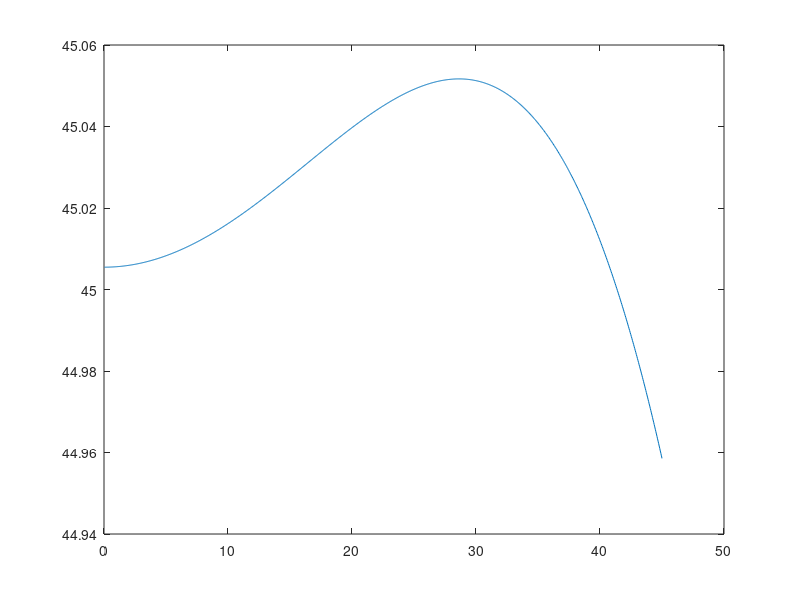

The MATLAB source for this figure:
wc = 30;
lc = 85.75;
ho = 4.84;
hc = (lc * lc - wc * wc) ^ 0.5;

N = 1000;
phi = zeros(1,N);
r = zeros(1,N);
numerator = zeros(1,N);
denominator = zeros(1,N);
value1 = zeros(1,N);
value2 = zeros(1,N);
value3 = zeros(1,N);

for k = 1:N
     phi(k) = k * 45 / N;
%     value1 = ho * ho;
%     value2 = 1 + wc * wc / hc / hc * tan(phi(k)) * tan(phi(k));
%     value3 = wc * wc / 4 - ho * ho;
%     numerator = (value1 + value2 * value3)^0.5 + ho;
% %     numerator = ho + (ho * ho + (1 + wc * wc / hc / hc * tan(phi(k)) * tan(phi(k))) * (wc * wc / 4 - ho * ho))^0.5;
%     denominator = cos(phi(k)) * (1 + wc * wc / hc / hc * tan(phi(k)) * tan(phi(k)));
    
    value1(k) = hc^4/4/lc/lc*tan(deg2rad(phi(k)))^2;
    value2(k) = hc^2/4;
    value3(k) = hc^2*ho^2/lc/lc*tan(deg2rad(phi(k)))^2;
    numerator(k) = (value1(k) + value2(k) - value3(k))^0.5 + ho;
    denominator(k) = cos(deg2rad(phi(k))) * (1 + hc^2/lc/lc * tan(deg2rad(phi(k)))^2);

    r(k) = numerator(k) / denominator(k);
end

figure();
plot(phi,r)
